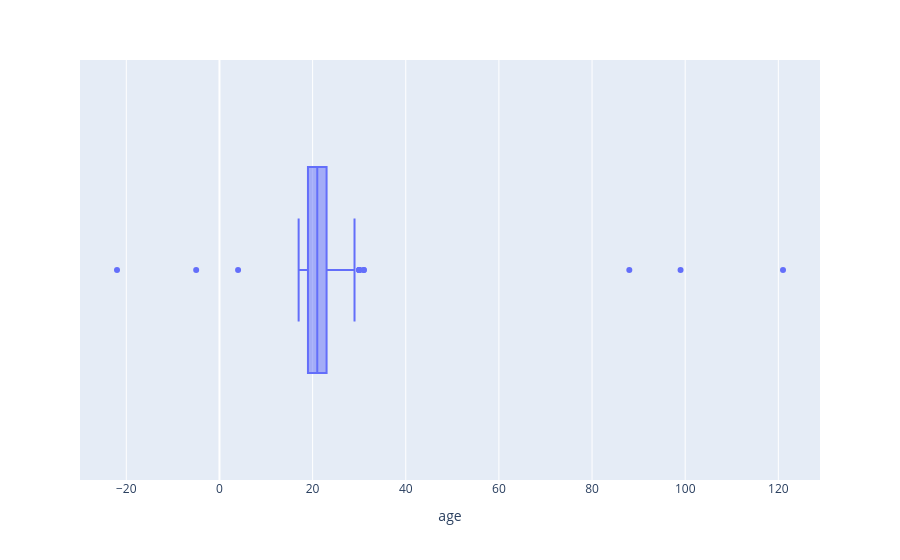

The code cell stored with this chart in its notebook:
### Code cell
px.box(students,x='age')

### Figure 1 — Plotly figure (JSON) as saved in the notebook; plotly's stock layout.template omitted (floating-point values rounded to 4 significant figures; data arrays with more than 128 entries replaced by an {"elided": "..."} marker saying what was removed)
{"data": [{"alignmentgroup": "True", "hovertemplate": "age=%{x}<extra></extra>", "legendgroup": "", "marker": {"color": "#636efa"}, "name": "", "notched": false, "offsetgroup": "", "orientation": "h", "showlegend": false, "type": "box", "x": {"elided": "502 int values"}, "x0": " ", "xaxis": "x", "y0": " ", "yaxis": "y"}], "layout": {"boxmode": "group", "legend": {"tracegroupgap": 0}, "margin": {"t": 60}, "xaxis": {"anchor": "y", "domain": [0, 1], "title": {"text": "age"}}, "yaxis": {"anchor": "x", "domain": [0, 1]}}}
